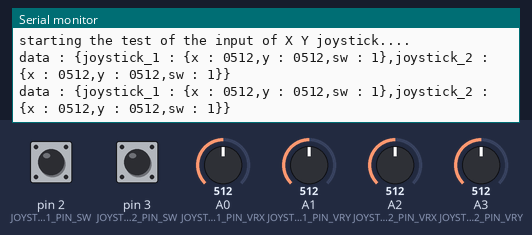
A sketch run on a simulated Arduino Uno, built with avr-gcc and run on an emulated ATmega328P. Parts: the last lines printed to the serial monitor. The test bench sets the inputs (shaded band); at power-on: A0 (JOYSTICK_1_PIN_VRX) = 512, A1 (JOYSTICK_1_PIN_VRY) = 512, A2 (JOYSTICK_2_PIN_VRX) = 512, A3 (JOYSTICK_2_PIN_VRY) = 512, pin 2 (JOYSTICK_1_PIN_SW) LOW, pin 3 (JOYSTICK_2_PIN_SW) LOW. No radio packets arrive unless stated.

Above: at 1.8 s.
1.9 s: A0 (JOYSTICK_1_PIN_VRX) set to 716
At 2.9 s:
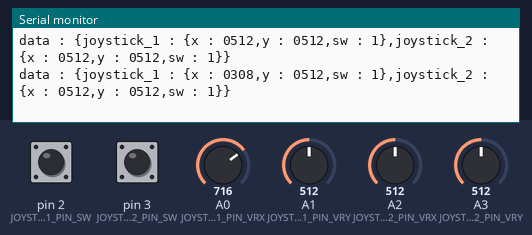
3.4 s: A1 (JOYSTICK_1_PIN_VRY) set to 716
At 4.7 s:
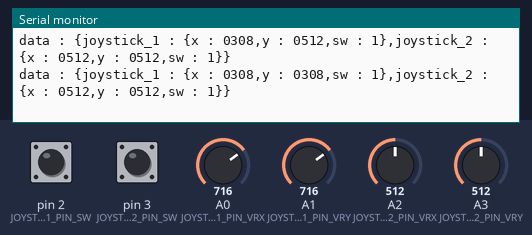
4.9 s: A2 (JOYSTICK_2_PIN_VRX) set to 716
At 6.0 s:
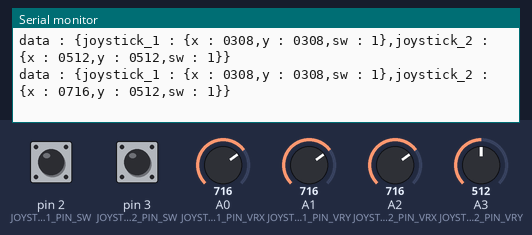
6.4 s: A3 (JOYSTICK_2_PIN_VRY) set to 716
At 7.7 s:
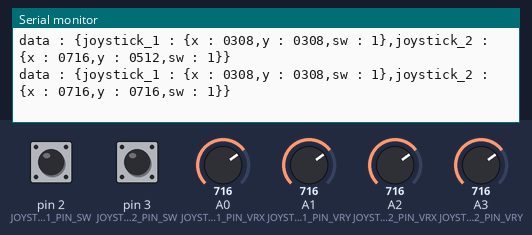
7.9 s: pin 2 (JOYSTICK_1_PIN_SW) pulled HIGH for 1.25 s
At 9.1 s:
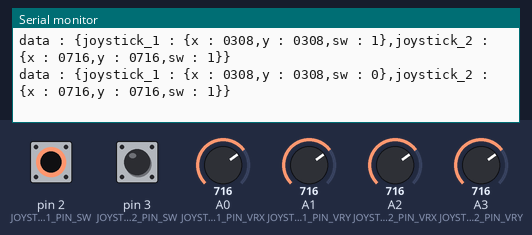
10.6 s: pin 3 (JOYSTICK_2_PIN_SW) pulled HIGH for 1.25 s
At 12.2 s:
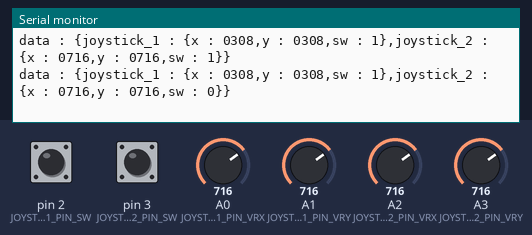

The sketch:

Firmware.ino
```cpp
// Include Libraries
#include "Joystick.h"
#include <SPI.h>
#include <nRF24L01.h>
#include <RF24.h>


// Pin Definitions
// joystick 1
#define JOYSTICK_1_PIN_SW 2
#define JOYSTICK_1_PIN_VRX A0
#define JOYSTICK_1_PIN_VRY A1
// joystick 2
#define JOYSTICK_2_PIN_SW 3
#define JOYSTICK_2_PIN_VRX A2
#define JOYSTICK_2_PIN_VRY A3

//nrf module
#define NRF24_CE 9
#define NRF24_CSN 8


// Global variables and defines

// object initialization
// joysticks
Joystick joystick_1(JOYSTICK_1_PIN_VRX, JOYSTICK_1_PIN_VRY, JOYSTICK_1_PIN_SW, true);
Joystick joystick_2(JOYSTICK_2_PIN_VRX, JOYSTICK_2_PIN_VRY, JOYSTICK_2_PIN_SW, false);

//nrf module
RF24 radio(NRF24_CE, NRF24_CSN);

//address through which two module communicates
const byte address[6] = "00001";

// define vars for testing menu
const int timeout = 1000; // define timeout of 10 sec

// Setup the essentials for your circuit to work. It runs firs
//t every time your circuit is powered with electricity.
void setup()
{
    // Setup Serial which is useful for debugging
    // Use the Serial Monitor to view printed messages
    Serial.begin(9600);
    radio.begin();
    //set the address
    radio.openWritingPipe(address);

    //Set module as transmitter
    radio.stopListening();
    while (!Serial)
        ; // wait for serial port to connect. Needed for native USB
    Serial.println("starting the test of the input of X Y joystick....");
}

// Main logic of your circuit. It defines the interaction between the components you selected. After setup, it runs over and over again, in an eternal loop.
void loop()
{
    take_input();
    // delay for 1 seconds..
    delay(timeout);
}

// take the input from 2 joystick and print the values
void take_input()
{
    // PS2 X Y Axis Joystick Module #1 - Test Code
    // Read Joystick X,Y axis and press
    int joystick_1X = joystick_1.getX();
    int joystick_1Y = joystick_1.getY();
    int joystick_1SW = joystick_1.getSW();
    char input[] = "data : {joystick_1 : {x : XXXX,y : XXXX,sw : X},joystick_2 : {x : XXXX,y : XXXX,sw : X}}";

    convert_int_to_char(joystick_1X, input, 25, 4);
    convert_int_to_char(joystick_1Y, input, 34, 4);
    convert_int_to_char(joystick_1SW, input, 44, 1);


    // PS2 X Y Axis Joystick Module #2 - Test Code
    // Read Joystick X,Y axis and press
    int joystick_2X = joystick_2.getX();
    int joystick_2Y = joystick_2.getY();
    int joystick_2SW = joystick_2.getSW();

    convert_int_to_char(joystick_2X, input, 65, 4);
    convert_int_to_char(joystick_2Y, input, 74, 4);
    convert_int_to_char(joystick_2SW, input, 84, 1);
    Serial.println(input);
    radio.write(&input, sizeof(input));
}


void convert_int_to_char (int n, char* string, int pos, int count){
  while (count){
    int digit = n % 10;
    n /= 10;
    string[pos+count] = digit + '0';
    count--;
  }

}
```

AnalogReader.h
```cpp
#ifndef _ANALOG_READER_H
#define _ANALOG_READER_H

class AnalogReader
{
	public:
		AnalogReader(const int pin) : m_pin(pin) {

        }
		int read(){
            return analogRead(m_pin);
        }

	private:
		const int m_pin;
};
#endif //_ANALOG_READER_H
```

Button.h
```cpp
#ifndef _BUTTON_H_
#define _BUTTON_H_


//button  class:
class Button {
  public:
    Button(const int pin) : m_pin(pin) {

    }
    //initialize button instance
    void init(){
        pinMode(m_pin,INPUT);
    }
    //Read button state - without debounce
    bool read(){
        return digitalRead(m_pin);
    }
    //return True on both button events, Press or Release
    bool onChange(){
        bool reading = read();
        if(reading != m_lastButtonState) {
            m_lastDebounceTime = millis();
            m_pressFlag = true;
        }
        if (millis() - m_lastDebounceTime > m_debounceDelay) {
            if (m_pressFlag) {
                m_pressFlag = false;
                m_lastButtonState = reading;
                return true;
            }
        }
        m_lastButtonState = reading;
        return false;
    }
    //return True only on Press
    bool onPress(){
        bool reading = read();
        if(reading == HIGH && m_lastButtonState == LOW) {
            m_lastDebounceTime = millis();
            m_pressFlag = true;
        }

        if (millis() - m_lastDebounceTime > m_debounceDelay) {
            if (m_pressFlag) {
                m_pressFlag = false;
                m_lastButtonState = reading;
                return true;
            }
        }

        m_lastButtonState = reading;
        return false;
    }
    //return True only on Release
    bool onRelease(){
        bool reading = read();
        if(reading == LOW && m_lastButtonState == HIGH) {
            m_lastDebounceTime = millis();
            m_pressFlag = true;
        }

        if (millis() - m_lastDebounceTime > m_debounceDelay) {
            if (m_pressFlag) {
                m_pressFlag = false;
                m_lastButtonState = reading;
                return true;
            }
        }

        m_lastButtonState = reading;
        return false;
    }


  private:
    const int m_pin;
    bool m_lastButtonState; //state variables
    long m_lastDebounceTime = 0;  // the last time the output pin was toggled
    const int m_debounceDelay = 50;    // the debounce time; increase if the output flickers
    bool m_pressFlag = 0;

};

#endif //_BUTTON_H_
```

Joystick.h
```cpp
#ifndef JOYSTICK_H
#define JOYSTICK_H

#include "AnalogReader.h"
#include "Button.h"

class Joystick
{
  public:
        Joystick(int pinX, int pinY, int pinSW, bool reversed) : m_pinX(pinX), m_pinY(pinY), m_pinSW(pinSW), m_reversed(reversed) {
            pinMode(m_pinX,INPUT);
            pinMode(m_pinY,INPUT);
            pinMode(m_pinSW,INPUT);

            joyX = new AnalogReader(m_pinX);
            joyY = new AnalogReader(m_pinY);
            joySW = new Button(m_pinSW);
        }
    //get X axis reading
    int getX(){
            if (m_reversed)
                return 1024-joyX->read();
            else
                return joyX->read();
        }
    //get Y axis reading
    int getY(){
            if (m_reversed)
                return 1024-joyY->read();
            else
                return joyY->read();
        }
    //return indication on joystick press
    //The joystick assembly button is '0' when not pressed, so we flip the button logic
    bool getSW(){
            return !joySW->read();
        }

  private:
    int m_pinX, m_pinY, m_pinSW;
    bool m_reversed;
    AnalogReader *joyX;
    AnalogReader *joyY;
    Button     *joySW;


};
#endif //JOYSTICK
```

Measured:
- after the input at 1.9 s, the serial monitor: prints a new line after 0.22 s (image 1)
- after the input at 3.4 s, the serial monitor: prints a new line after 0.77 s (image 2)
- after the input at 4.9 s, the serial monitor: prints a new line after 0.30 s (image 3)
- after the input at 6.4 s, the serial monitor: prints a new line after 0.86 s (image 4)
- after the input at 7.9 s, the serial monitor: prints a new line after 0.39 s (image 5)
- after the input at 10.6 s, the serial monitor: prints a new line after 0.77 s (image 6)
